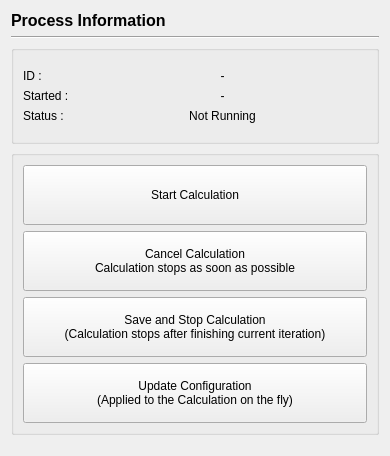
<?xml version="1.0" encoding="UTF-8"?>
<ui version="4.0">
 <class>ProcessInformationPage</class>
 <widget class="QWidget" name="ProcessInformationPage">
  <property name="geometry">
   <rect>
    <x>0</x>
    <y>0</y>
    <width>390</width>
    <height>456</height>
   </rect>
  </property>
  <property name="windowTitle">
   <string>Form</string>
  </property>
  <layout class="QVBoxLayout" name="verticalLayout_4">
   <item>
    <widget class="QLabel" name="title">
     <property name="font">
      <font>
       <pointsize>12</pointsize>
       <bold>true</bold>
      </font>
     </property>
     <property name="text">
      <string>Process Information</string>
     </property>
    </widget>
   </item>
   <item>
    <widget class="Line" name="line">
     <property name="orientation">
      <enum>Qt::Horizontal</enum>
     </property>
    </widget>
   </item>
   <item>
    <widget class="QGroupBox" name="groupBox_2">
     <property name="title">
      <string/>
     </property>
     <layout class="QVBoxLayout" name="verticalLayout_5">
      <item>
       <widget class="QWidget" name="transientConditions" native="true">
        <layout class="QFormLayout" name="timeConditionLayout">
         <property name="leftMargin">
          <number>0</number>
         </property>
         <property name="rightMargin">
          <number>0</number>
         </property>
         <item row="0" column="0">
          <widget class="QLabel" name="label_2">
           <property name="text">
            <string>ID :</string>
           </property>
           <property name="scaledContents">
            <bool>false</bool>
           </property>
           <property name="alignment">
            <set>Qt::AlignLeading|Qt::AlignLeft|Qt::AlignVCenter</set>
           </property>
          </widget>
         </item>
         <item row="0" column="1">
          <widget class="QLabel" name="id">
           <property name="text">
            <string>-</string>
           </property>
           <property name="alignment">
            <set>Qt::AlignCenter</set>
           </property>
          </widget>
         </item>
         <item row="1" column="0">
          <widget class="QLabel" name="label_3">
           <property name="text">
            <string>Started : </string>
           </property>
          </widget>
         </item>
         <item row="1" column="1">
          <widget class="QLabel" name="createTime">
           <property name="text">
            <string>-</string>
           </property>
           <property name="alignment">
            <set>Qt::AlignCenter</set>
           </property>
          </widget>
         </item>
         <item row="2" column="0">
          <widget class="QLabel" name="label_4">
           <property name="text">
            <string>Status :</string>
           </property>
          </widget>
         </item>
         <item row="2" column="1">
          <widget class="QLabel" name="status">
           <property name="text">
            <string>Not Running</string>
           </property>
           <property name="alignment">
            <set>Qt::AlignCenter</set>
           </property>
          </widget>
         </item>
        </layout>
       </widget>
      </item>
     </layout>
    </widget>
   </item>
   <item>
    <widget class="QGroupBox" name="groupBox_3">
     <property name="title">
      <string/>
     </property>
     <layout class="QVBoxLayout" name="verticalLayout_6">
      <item>
       <widget class="QPushButton" name="startCalculation">
        <property name="minimumSize">
         <size>
          <width>0</width>
          <height>60</height>
         </size>
        </property>
        <property name="text">
         <string>Start Calculation</string>
        </property>
       </widget>
      </item>
      <item>
       <widget class="QPushButton" name="cancelCalculation">
        <property name="minimumSize">
         <size>
          <width>0</width>
          <height>60</height>
         </size>
        </property>
        <property name="text">
         <string>Cancel Calculation
Calculation stops as soon as possible</string>
        </property>
       </widget>
      </item>
      <item>
       <widget class="QPushButton" name="saveAndStopCalculation">
        <property name="enabled">
         <bool>true</bool>
        </property>
        <property name="minimumSize">
         <size>
          <width>0</width>
          <height>60</height>
         </size>
        </property>
        <property name="toolTip">
         <string extracomment="Calculation stops after finishing current iteration"/>
        </property>
        <property name="text">
         <string>Save and Stop Calculation
(Calculation stops after finishing current iteration)</string>
        </property>
       </widget>
      </item>
      <item>
       <widget class="QPushButton" name="updateConfiguration">
        <property name="enabled">
         <bool>true</bool>
        </property>
        <property name="minimumSize">
         <size>
          <width>0</width>
          <height>60</height>
         </size>
        </property>
        <property name="toolTip">
         <string extracomment="Applied to the Calculation on the fly"/>
        </property>
        <property name="toolTipDuration">
         <number>10</number>
        </property>
        <property name="statusTip">
         <string/>
        </property>
        <property name="whatsThis">
         <string/>
        </property>
        <property name="text">
         <string>Update Configuration
(Applied to the Calculation on the fly)</string>
        </property>
       </widget>
      </item>
     </layout>
    </widget>
   </item>
   <item>
    <spacer name="verticalSpacer">
     <property name="orientation">
      <enum>Qt::Vertical</enum>
     </property>
     <property name="sizeHint" stdset="0">
      <size>
       <width>20</width>
       <height>0</height>
      </size>
     </property>
    </spacer>
   </item>
  </layout>
 </widget>
 <resources/>
 <connections/>
</ui>
